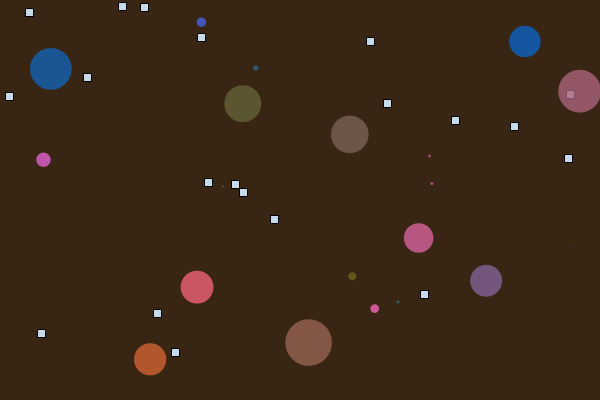
Frame 1 (no input)
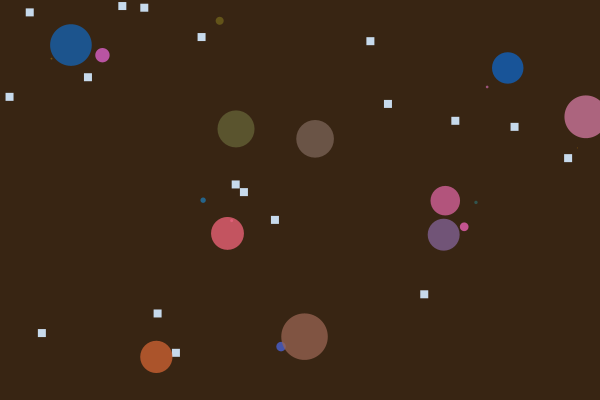
Frame 60 (the mouse pressed at the canvas centre just before this capture)
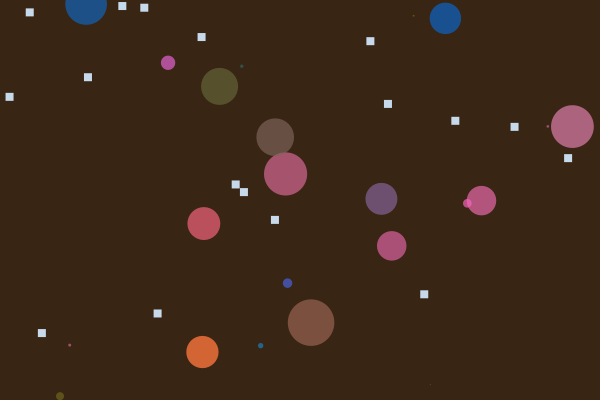
Frame 120 (the mouse held since frame 60 and released just before this capture)

The Processing sketch that drew these frames (run headless with seeded random() and noise(); from frame 60 on, the mouse is pressed at the canvas centre):

// Processing sketch: Evolution
// ── Evolution.pde
// Evolution EcoSystem
// Daniel Shiffman <http://www.shiffman.net>
// The Nature of Code

// A World of creatures that eat food
// The more they eat, the longer they survive
// The longer they survive, the more likely they are to reproduce
// The bigger they are, the easier it is to land on food
// The bigger they are, the slower they are to find food
// When the creatures die, food is left behind


World world;

void setup() {
  size(600,400);
  // World starts with 20 creatures
  // and 20 pieces of food
  world = new World(20);
  smooth();
}

void draw() {
  background(56,37,19);
  world.run();
}

// We can add a creature manually if we so desire
void mousePressed() {
  world.born(mouseX,mouseY); 
}



// ── Bloop.pde
// Evolution EcoSystem
// Daniel Shiffman <http://www.shiffman.net>
// Spring 2007, The Nature of Code

// Creature class

class Bloop {
  PVector loc;   // Location
  DNA dna;        // DNA
  float timer;    // Life timer
  float xoff;     // for perlin noise
  float yoff;
  // DNA will determine size and maxspeed
  float r;
  float maxspeed;

  // Create a "bloop" creature
  Bloop(PVector l, DNA dna_) {
    loc = l.get();
    timer = 200.0;
    xoff = random(1000);
    yoff = random(1000);
    dna = dna_;
    // Gene 0 determines maxspeed and r
    // The bigger the bloop, the slower it is
    maxspeed = (1.0 - dna.getGene(0))*15;
    r = dna.getGene(0)*50;
  }

  void run() {
    update();
    borders();
    render();
  }

  // A bloop can find food and eat it
  void eat(Food f) {
    ArrayList  food = f.getFood();
    // Are we touching any food objects?
    for (int i = food.size()-1; i >= 0; i--) {
      PVector l = (PVector) food.get(i);
      float d = PVector.dist(loc,l);
      // If we are, juice up our strength!
      if (d < r/2) {
        timer += 100.0; 
        food.remove(i);
      }
    }
  }

  // At any moment there is a teeny, tiny chance a bloop will reproduce
  Bloop reproduce() {
    // asexual reproduction
    if (random(1) < 0.0005) {
      // Child is exact copy of single parent
      DNA childDNA = dna.copy();
      // Child DNA can mutate
      childDNA.mutate(0.01);
      return new Bloop(loc,childDNA);
    } 
    else {
      return null;
    }
  }

  // Method to update location
  void update() {
    // Simple movement based on perlin noise
    PVector vel = new PVector(noise(xoff)*maxspeed - maxspeed/2,noise(yoff)*maxspeed-maxspeed/2);
    xoff += 0.01;
    yoff += 0.01;

    loc.add(vel);
    // Death always looming
    timer -= 0.2;
  }

  // Wraparound
  void borders() {
    if (loc.x < -r) loc.x = width+r;
    if (loc.y < -r) loc.y = height+r;
    if (loc.x > width+r) loc.x = -r;
    if (loc.y > height+r) loc.y = -r; 
    //loc.x = constrain(loc.x,0,width); 
    //loc.y = constrain(loc.y,0,height); 
  }

  // Method to display
  void render() {
    ellipseMode(CENTER);
    noStroke();
    // Genes say something about color
    float blu = dna.getGene(1)*255;
    float rd = dna.getGene(2)*255;
    fill(rd,100,blu,timer);
    ellipse(loc.x,loc.y,r,r);
  }

  // Death
  boolean dead() {
    if (timer <= 0.0) {
      return true;
    } 
    else {
      return false;
    }
  }
}



// ── DNA.pde
// Evolution EcoSystem
// Daniel Shiffman <http://www.shiffman.net>
// Spring 2007, The Nature of Code

// Class to describe DNA
// Has more features for two parent mating (not used in this example)

class DNA {

  //The genetic sequence
  float[] dna;
  int len = 3;  //arbitrary length
  
  //Constructor (makes a random DNA)
  DNA() {
    //DNA is random floating point values between 0 and 1 (!!)
    dna = new float[len];
    for (int i = 0; i < dna.length; i++) {
      dna[i] = random(0,1);
    }
  }
  
  DNA(float[] newdna) {
    // dna = (float []) newdna.clone();  //not working as an applet?
    dna = newdna;
  }
  
  DNA copy() {
    float[] newdna = new float[dna.length];
    arraycopy(dna,newdna);
    return new DNA(newdna);
  }
  
  // Returns one element from array 
  float getGene(int index) {
    return dna[index];
  }
  
  // Crossover
  // Creates new DNA sequence from two (this & 
  DNA mate(DNA partner) {
    float[] child = new float[dna.length];
    int crossover = int(random(dna.length));
    for (int i = 0; i < dna.length; i++) {
      if (i > crossover) child[i] = getGene(i);
      else               child[i] = partner.getGene(i);
    }
    DNA newdna = new DNA(child);
    return newdna;
  }
  
  // Based on a mutation probability, picks a new random character in array spots
  void mutate(float m) {
    for (int i = 0; i < dna.length; i++) {
      if (random(1) < m) {
         dna[i] = random(0,1);
      }
    }
  }
}

// ── Food.pde
// Evolution EcoSystem
// Daniel Shiffman <http://www.shiffman.net>
// Spring 2007, The Nature of Code

// A collection of food in the world

class Food {
  ArrayList food;
 
  Food(int num) {
    // Start with some food
    food = new ArrayList();
    for (int i = 0; i < num; i++) {
       food.add(new PVector(random(width),random(height))); 
    }
  } 
  
  // Add some food at a location
  void add(PVector l) {
     food.add(l.get()); 
  }
  
  // Display the food
  void run() {
    for (int i = 0; i < food.size(); i++) {
       PVector loc = (PVector) food.get(i);
       rectMode(CENTER);
       fill(199,218,236);
       rect(loc.x,loc.y,8,8);
    } 
    
    // There's a small chance food will appear randomly
    if (random(1) < 0.001) {
       food.add(new PVector(random(width),random(height))); 
    }
  }
  
  // Return the list of food
  ArrayList getFood() {
    return food; 
  }
}

// ── World.pde
// Evolution EcoSystem
// Daniel Shiffman <http://www.shiffman.net>
// Spring 2007, The Nature of Code

// The World we live in
// Has bloops and food

class World {

  ArrayList bloops;    // An arraylist for all the creatures
  Food food;

  // Constructor
  World(int num) {
    // Start with initial food and creatures
    food = new Food(num);
    bloops = new ArrayList();              // Initialize the arraylist
    for (int i = 0; i < num; i++) {
      PVector l = new PVector(random(width),random(height));
      DNA dna = new DNA();
      bloops.add(new Bloop(l,dna));
    }
  }

  // Make a new creature
  void born(float x, float y) {
    PVector l = new PVector(x,y);
    DNA dna = new DNA();
    bloops.add(new Bloop(l,dna));
  }

  // Run the world
  void run() {
    // Deal with food
    food.run();
    
    // Cycle through the ArrayList backwards b/c we are deleting
    for (int i = bloops.size()-1; i >= 0; i--) {
      // All bloops run and eat
      Bloop b = (Bloop) bloops.get(i);
      b.run();
      b.eat(food);
      // If it's dead, kill it and make food
      if (b.dead()) {
        bloops.remove(i);
        food.add(b.loc);
      }
      // Perhaps this bloop would like to make a baby?
      Bloop child = b.reproduce();
      if (child != null) bloops.add(child);
    }
  }
}
